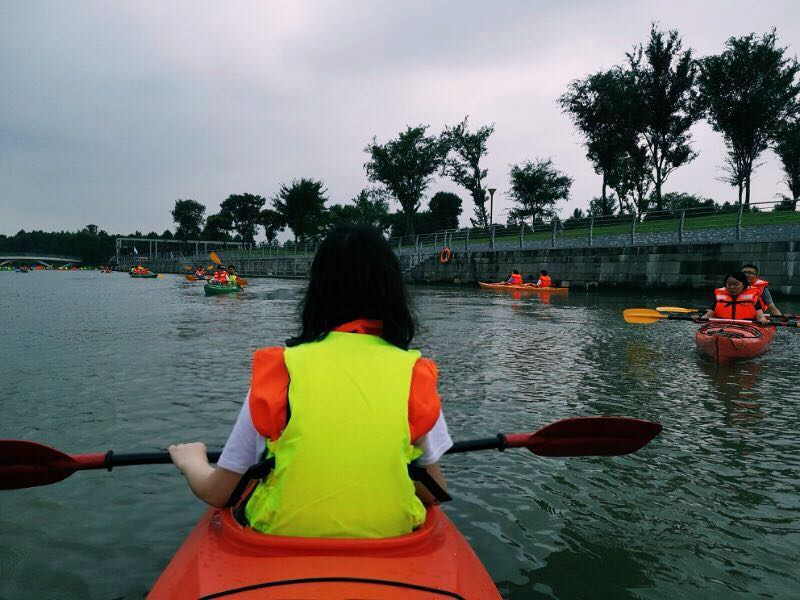
#> input picture chap3/c50.jpg, 800 x 600 px, found by its file name
$ python backpro_hist.py
#> lines starting #> are read from the running program, lines starting #| are printed output that depends on the picture
import numpy as np
import numpy as numpy
import cv2
from matplotlib import pyplot as plt

# 3-19 灰图像反向投影
def main():
    sample = cv2.imread("..\c50.jpg")
#> sample is the input picture: shape (600, 800, 3); mean B, G, R 101.8, 110.7, 107.3
    target = cv2.imread("..\c51.jpg")
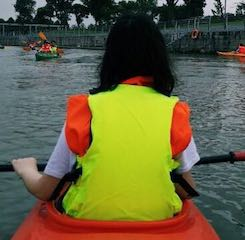
#> input picture chap3/c51.jpg, 245 x 240 px, found by its file name
#> target is the input picture: shape (240, 245, 3); mean B, G, R 61.9, 97, 101.5
    roi_hsv = cv2.cvtColor(sample, cv2.COLOR_BGR2HSV) #图像转HSV空间
#> roi_hsv: shape (600, 800, 3); mean H, S, V 85.6, 90.4, 123.6
    target_hsv =  cv2.cvtColor(target, cv2.COLOR_BGR2HSV)
#> target_hsv: shape (240, 245, 3); mean H, S, V 65.7, 127.4, 116.3
    cv2.imshow("sample", sample)
    cv2.imshow("target", target)

    roiHist = cv2.calcHist([roi_hsv], [0, 1], None, [32, 30], [0, 180, 0, 256]) #计算直方图
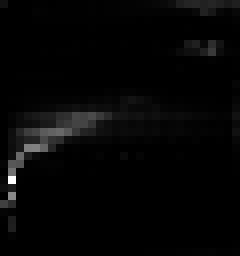
#> roiHist: shape (32, 30) float32 (shown 8 times larger); min 0, max 22085, mean 500; drawn with min black and max white
    cv2.normalize(roiHist, roiHist, 0, 255, cv2.NORM_MINMAX) #直方图归一化
    dst = cv2.calcBackProject([target_hsv], [0, 1], roiHist, [0, 180, 0, 256], 1) #直方图反向投影计算
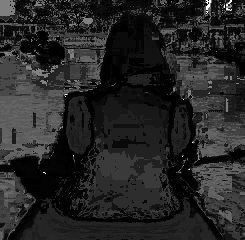
#> dst: shape (240, 245); min 0, max 255, mean 38
    cv2.imshow("back_project_demo",dst)
    cv2.waitKey(0)


if __name__ == '__main__':
    main()
